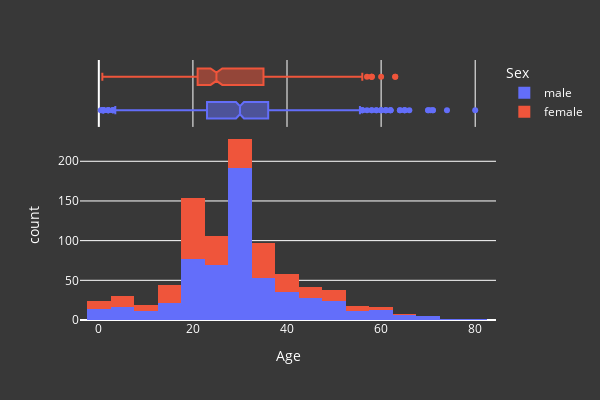

Source (notebook cell):
### Markdown cell above
Notice how the plot detected outliers i.e. elders in each class in the 4th percentile

### Code cell
fig = px.histogram(processed_df, x="Age", color='Sex', nbins=17, marginal="box",
                   width=600, height=400)
fig.update_layout(**layout_options)
fig.show()

### Figure 1 — Plotly figure (JSON) as saved in the notebook; plotly's stock layout.template omitted (floating-point values rounded to 4 significant figures; data arrays with more than 128 entries replaced by an {"elided": "..."} marker saying what was removed)
{"data": [{"alignmentgroup": "True", "bingroup": "x", "hovertemplate": "Sex=male<br>Age=%{x}<br>count=%{y}<extra></extra>", "legendgroup": "male", "marker": {"color": "#636efa", "pattern": {"shape": ""}}, "name": "male", "nbinsx": 17, "offsetgroup": "male", "orientation": "v", "showlegend": true, "type": "histogram", "x": {"elided": "577 float values"}, "xaxis": "x", "yaxis": "y"}, {"alignmentgroup": "True", "hovertemplate": "Sex=male<br>Age=%{x}<extra></extra>", "legendgroup": "male", "marker": {"color": "#636efa"}, "name": "male", "notched": true, "offsetgroup": "male", "showlegend": false, "type": "box", "x": {"elided": "577 float values"}, "xaxis": "x2", "yaxis": "y2"}, {"alignmentgroup": "True", "bingroup": "x", "hovertemplate": "Sex=female<br>Age=%{x}<br>count=%{y}<extra></extra>", "legendgroup": "female", "marker": {"color": "#EF553B", "pattern": {"shape": ""}}, "name": "female", "nbinsx": 17, "offsetgroup": "female", "orientation": "v", "showlegend": true, "type": "histogram", "x": {"elided": "312 float values"}, "xaxis": "x", "yaxis": "y"}, {"alignmentgroup": "True", "hovertemplate": "Sex=female<br>Age=%{x}<extra></extra>", "legendgroup": "female", "marker": {"color": "#EF553B"}, "name": "female", "notched": true, "offsetgroup": "female", "showlegend": false, "type": "box", "x": {"elided": "312 float values"}, "xaxis": "x2", "yaxis": "y2"}], "layout": {"barmode": "relative", "height": 400, "legend": {"font": {"color": "white"}, "title": {"text": "Sex"}, "tracegroupgap": 0}, "margin": {"t": 60}, "paper_bgcolor": "#383838", "plot_bgcolor": "#383838", "title": {"font": {"color": "white"}}, "width": 600, "xaxis": {"anchor": "y", "color": "white", "domain": [0, 1], "title": {"text": "Age"}}, "xaxis2": {"anchor": "y2", "domain": [0, 1], "matches": "x", "showgrid": true, "showticklabels": false}, "yaxis": {"anchor": "x", "color": "white", "domain": [0, 0.7326], "title": {"text": "count"}}, "yaxis2": {"anchor": "x2", "domain": [0.7426, 1], "matches": "y2", "showgrid": false, "showline": false, "showticklabels": false, "ticks": ""}}}
